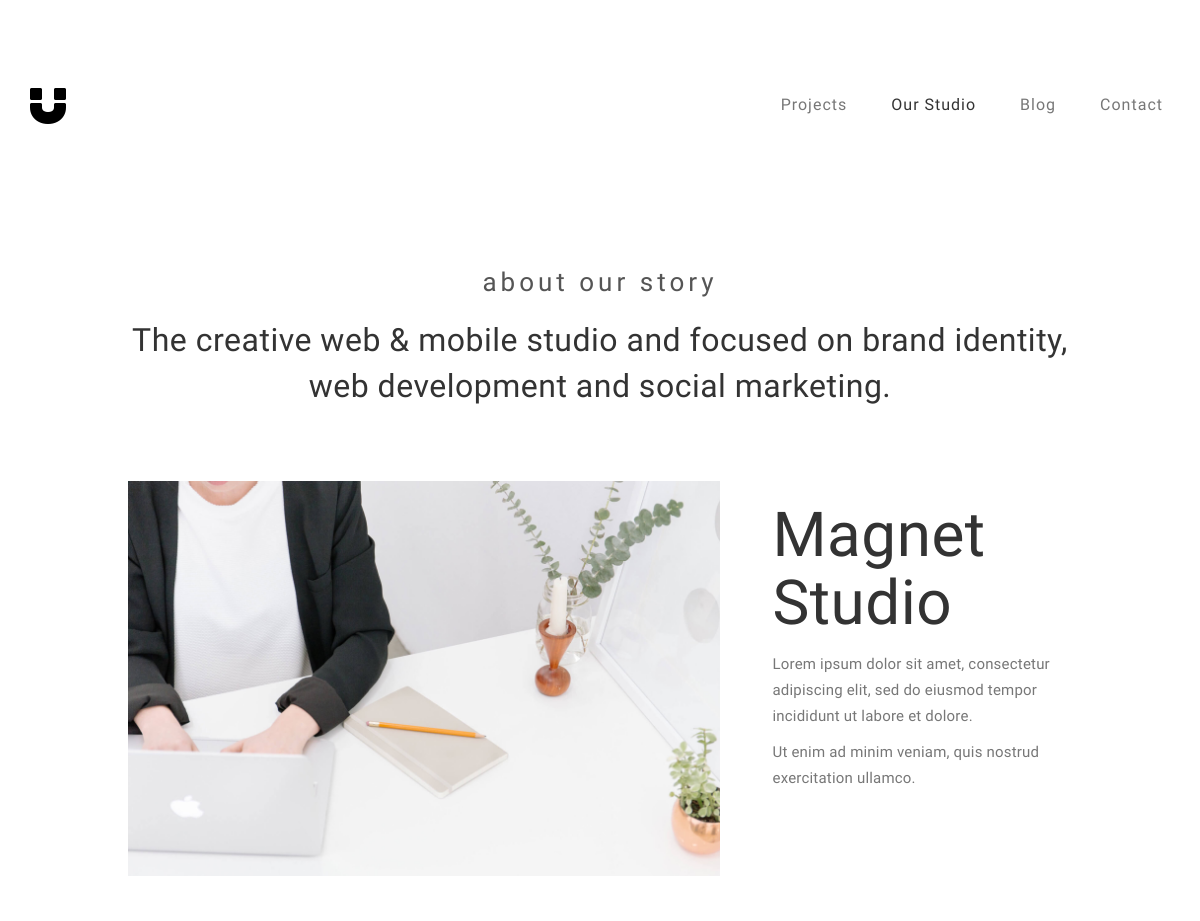
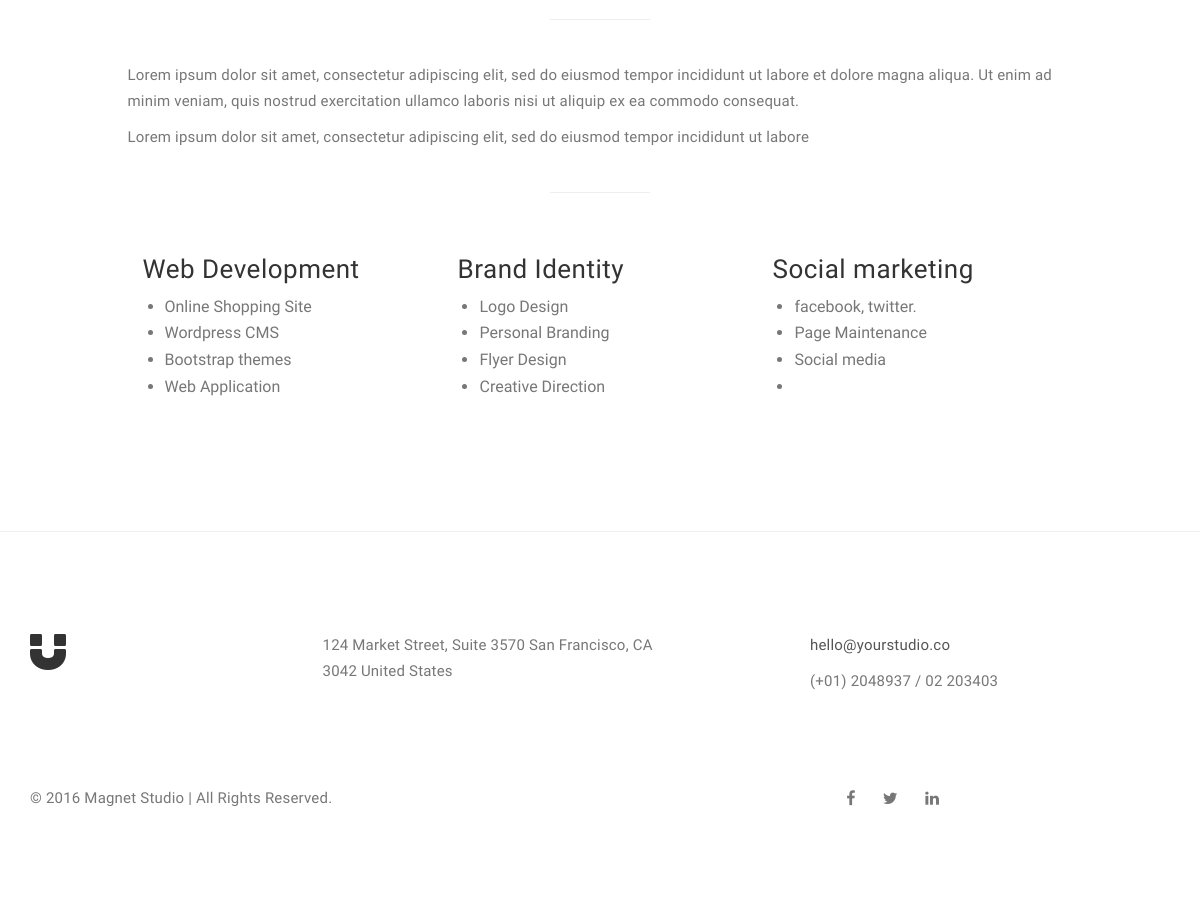
The page /about/ on the database its author committed (2 pictures, top to bottom).
### about/models.py (models this page shows, shortened)
class about_Post(models.Model):
    about_name = models.CharField(max_length=127, blank = False, null = False)
    about_title = models.TextField(max_length=127, blank = False, null = False)
    image = models.ImageField(upload_to = 'about_post/', default='')
    about_who = models.CharField(max_length=100, blank = False, null = False)
    about_text1 = models.TextField(max_length=200, blank = False, null = False)
    about_text2 = models.TextField(max_length=300, blank = False, null = False)
    about_text3 = models.TextField(max_length=300, blank = False, null = False)
    about_text4 = models.TextField(max_length=300, blank = False, null = False)
    class Meta:
        verbose_name = 'about_Post'
        verbose_name_plural = 'about_Posts'

class about_work(models.Model):
    work_name = models.CharField(max_length=50, blank = False, null = False)
    work_subtitle_1 = models.CharField(max_length=50, blank = False, null = False)
    work_subtitle_2 = models.CharField(max_length=50, blank = False, null = False)
    work_subtitle_3 = models.CharField(max_length=50, blank = True, null = True)
    work_subtitle_4 = models.CharField(max_length=50, blank = True, default='')
    class Meta:
        verbose_name = 'about_work'
        verbose_name_plural = 'about_works'

### about/views.py (the view)
# urls.py: path('about/', include('about.url', namespace = 'about')),
def about(request):
    abouts = about_Post.objects.all()
    about2 = about_work.objects.all()
    context = {
        'about': abouts,
        'about3': about2
    }
    return render (request, 'about.html', context = context  )

### about/templates/about.html (shortened to what this page needs)
{% extends 'base.html' %}
{% load static %}
{% block content %}
<section id="about">
     <div class="container">
          <div class="row">
               {% for about in about %}
               <div class="col-md-offset-1 col-md-10 col-sm-12">
                    <div class="section-title">
                         <h3>{{about.about_name}}</h3>
                         <h2>{{about.about_title}}</h2>
                    </div>
                    <div class="col-md-8 col-sm-12">
                         <img src="{{about.image.url}}" class="img-responsive" alt="About">
                    </div>
                    <div class="col-md-4 col-sm-12">
                         <h1>{{about.about_who}}</h1>
                         <p>{{about.about_text1}}</p>
                         <p>{{about.about_text2}}</p>
                    </div>
                     <hr>
                    <p>{{about.about_text3}}</p>
                    <p>{{about.about_text4}}</p>
                    <hr>
                    {% for about2 in about3 %}
                    <div class="col-md-4 col-sm-6">
                         <h3>{{about2.work_name}}</h3>
                         <ul>
                              <li>{{about2.work_subtitle_1}}</li>
                              <li>{{about2.work_subtitle_2}}</li>
                              <li>{{about2.work_subtitle_3}}</li>
                              <li>{{about2.work_subtitle_4}}</li>
                         </ul>
                    </div>
                    {% endfor %}
               </div>
               {% endfor %}
          </div>
     </div>
</section>
{% endblock %}

### static/css/style.css (style rules this page uses)
body { background: #ffffff; font-family: 'Work Sans', sans-serif; font-style: normal; font-weight: 300; overflow-x: hidden; }
h1,h2,h3,h4,h5,h6 { font-style: normal; font-weight: 300; letter-spacing: 0.5px; }
h1 { font-size: 62px; padding-bottom: 14px; margin-bottom: 0px; }
h2 { font-size: 32px; line-height: 46px; }
h3 { font-size: 26px; }
p { color: #777; font-size: 15px; font-weight: 300; line-height: 26px; letter-spacing: 0.2px; }
html { -webkit-font-smoothing: antialiased; }
* { -webkit-box-sizing: border-box; -moz-box-sizing: border-box; box-sizing: border-box; }
*:before, *:after { -webkit-box-sizing: border-box; -moz-box-sizing: border-box; box-sizing: border-box; }
#portfolio, #about, #blog, #contact, #single-project, #blog-single-post { padding-top: 80px; padding-bottom: 120px; }
.section-title { position: relative; padding-bottom: 62px; text-align: center; }
.section-title h3 { color: #555; font-weight: 400; letter-spacing: 4px; }
#about .col-md-8 { padding-left: 0px; }
#about .col-md-8 img { padding-right: 22px; padding-bottom: 22px; }
#about hr { width: 100px; margin-top: 42px; margin-bottom: 42px; }
#about ul { padding-left: 22px; }
#about ul li { color: #777; font-size: 16px; font-weight: 400; padding-top: 2px; padding-bottom: 2px; }

### rows shown on the page
about_Post: about_name "about our story", about_title "The creative web & mobile studio and focused on brand identity, web development and social marketing.", image (picture), about_who "Magnet Studio", about_text1 "Lorem ipsum dolor sit amet, consectetur adipiscing elit, sed do eiusmod tempor incididunt ut labore et dolore.", about_text2 "Ut enim ad minim veniam, quis nostrud exercitation ullamco.", about_text3 "Lorem ipsum dolor sit amet, consectetur adipiscing elit, sed do eiusmod tempor incididunt ut labore et dolore magna aliqua. Ut enim ad minim veniam, quis nostrud exercitation ullamco laboris nisi ut aliquip ex ea commodo consequat.", about_text4 "Lorem ipsum dolor sit amet, consectetur adipiscing elit, sed do eiusmod tempor incididunt ut labore"
about_work: work_name "Web Development", work_subtitle_1 "Online Shopping Site", work_subtitle_2 "Wordpress CMS", work_subtitle_3 "Bootstrap themes", work_subtitle_4 "Web Application"
about_work: work_name "Brand Identity", work_subtitle_1 "Logo Design", work_subtitle_2 "Personal Branding", work_subtitle_3 "Flyer Design", work_subtitle_4 "Creative Direction"
about_work: work_name "Social marketing", work_subtitle_1 "facebook, twitter.", work_subtitle_2 "Page Maintenance", work_subtitle_3 "Social media"
